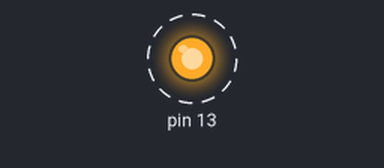
The sketch below on a simulated Arduino Uno, built with avr-gcc and run on an emulated ATmega328P. Shown: output pins drawn as LEDs (lit = HIGH). Dashed ring = blinking. What the sketch prints to the serial monitor is not drawn.

Above: at 0.1 s.
Timing chart, 0 to 3.0 s (numbered marks = the images above):
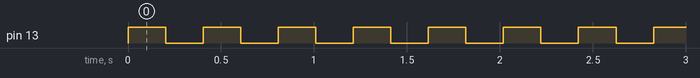

The sketch:

05_04_LUT.ino
```cpp
/*
  Blink: Function vs LookUp Table Benchmark
  Changes the state of an LED,
  and performs thousands of function calls
  repeatedly.
 */

// Use the following line to use LUT. Comment it for regular function.
#define USE_LUT

// Use the following line to calculate logarithm. Comment it for squares.
//#define USE_LOG

// Use the following line to report back to the serial monitor.
#define MEASURE


#define MASK(x) ((unsigned char)(1<<(x)))

#ifdef MEASURE
  uint32_t StartTime, CurrentTime;
#endif

#ifdef USE_LUT
  #ifdef USE_LOG
    // LookUp Table for the base 10 logarithm of 0 through 255.
    const double log_LUT[256] PROGMEM = {-1.0E30, 0.000000, 0.301030, 0.477121, 0.602060,
    0.698970, 0.778151, 0.845098, 0.903090, 0.954243, 1.000000, 1.041393, 1.079181,
    1.113943, 1.146128, 1.176091, 1.204120, 1.230449, 1.255273, 1.278754, 1.301030,
    1.322219, 1.342423, 1.361728, 1.380211, 1.397940, 1.414973, 1.431364, 1.447158,
    1.462398, 1.477121, 1.491362, 1.505150, 1.518514, 1.531479, 1.544068, 1.556303,
    1.568202, 1.579784, 1.591065, 1.602060, 1.612784, 1.623249, 1.633468, 1.643453,
    1.653213, 1.662758, 1.672098, 1.681241, 1.690196, 1.698970, 1.707570, 1.716003,
    1.724276, 1.732394, 1.740363, 1.748188, 1.755875, 1.763428, 1.770852, 1.778151,
    1.785330, 1.792392, 1.799341, 1.806180, 1.812913, 1.819544, 1.826075, 1.832509,
    1.838849, 1.845098, 1.851258, 1.857332, 1.863323, 1.869232, 1.875061, 1.880814,
    1.886491, 1.892095, 1.897627, 1.903090, 1.908485, 1.913814, 1.919078, 1.924279,
    1.929419, 1.934498, 1.939519, 1.944483, 1.949390, 1.954243, 1.959041, 1.963788,
    1.968483, 1.973128, 1.977724, 1.982271, 1.986772, 1.991226, 1.995635, 2.000000,
    2.004321, 2.008600, 2.012837, 2.017033, 2.021189, 2.025306, 2.029384, 2.033424,
    2.037426, 2.041393, 2.045323, 2.049218, 2.053078, 2.056905, 2.060698, 2.064458,
    2.068186, 2.071882, 2.075547, 2.079181, 2.082785, 2.086360, 2.089905, 2.093422,
    2.096910, 2.100371, 2.103804, 2.107210, 2.110590, 2.113943, 2.117271, 2.120574,
    2.123852, 2.127105, 2.130334, 2.133539, 2.136721, 2.139879, 2.143015, 2.146128,
    2.149219, 2.152288, 2.155336, 2.158362, 2.161368, 2.164353, 2.167317, 2.170262,
    2.173186, 2.176091, 2.178977, 2.181844, 2.184691, 2.187521, 2.190332, 2.193125,
    2.195900, 2.198657, 2.201397, 2.204120, 2.206826, 2.209515, 2.212188, 2.214844,
    2.217484, 2.220108, 2.222716, 2.225309, 2.227887, 2.230449, 2.232996, 2.235528,
    2.238046, 2.240549, 2.243038, 2.245513, 2.247973, 2.250420, 2.252853, 2.255273,
    2.257679, 2.260071, 2.262451, 2.264818, 2.267172, 2.269513, 2.271842, 2.274158,
    2.276462, 2.278754, 2.281033, 2.283301, 2.285557, 2.287802, 2.290035, 2.292256,
    2.294466, 2.296665, 2.298853, 2.301030, 2.303196, 2.305351, 2.307496, 2.309630,
    2.311754, 2.313867, 2.315970, 2.318063, 2.320146, 2.322219, 2.324282, 2.326336,
    2.328380, 2.330414, 2.332438, 2.334454, 2.336460, 2.338456, 2.340444, 2.342423,
    2.344392, 2.346353, 2.348305, 2.350248, 2.352183, 2.354108, 2.356026, 2.357935,
    2.359835, 2.361728, 2.363612, 2.365488, 2.367356, 2.369216, 2.371068, 2.372912,
    2.374748, 2.376577, 2.378398, 2.380211, 2.382017, 2.383815, 2.385606, 2.387390,
    2.389166, 2.390935, 2.392697, 2.394452, 2.396199, 2.397940, 2.399674, 2.401401,
    2.403121, 2.404834, 2.406540};
  #else
    // LookUp Table for the square of 0 through 255.
    const uint32_t sq_LUT[256] PROGMEM = {0, 1, 4, 9, 16, 25, 36, 49, 64, 81, 100, 121, 144,
    169, 196, 225, 256, 289, 324, 361, 400, 441, 484, 529, 576, 625, 676, 729, 784,
    841, 900, 961, 1024, 1089, 1156, 1225, 1296, 1369, 1444, 1521, 1600, 1681, 1764,
    1849, 1936, 2025, 2116, 2209, 2304, 2401, 2500, 2601, 2704, 2809, 2916, 3025,
    3136, 3249, 3364, 3481, 3600, 3721, 3844, 3969, 4096, 4225, 4356, 4489, 4624,
    4761, 4900, 5041, 5184, 5329, 5476, 5625, 5776, 5929, 6084, 6241, 6400, 6561,
    6724, 6889, 7056, 7225, 7396, 7569, 7744, 7921, 8100, 8281, 8464, 8649, 8836,
    9025, 9216, 9409, 9604, 9801, 10000, 10201, 10404, 10609, 10816, 11025, 11236,
    11449, 11664, 11881, 12100, 12321, 12544, 12769, 12996, 13225, 13456, 13689,
    13924, 14161, 14400, 14641, 14884, 15129, 15376, 15625, 15876, 16129, 16384,
    16641, 16900, 17161, 17424, 17689, 17956, 18225, 18496, 18769, 19044, 19321,
    19600, 19881, 20164, 20449, 20736, 21025, 21316, 21609, 21904, 22201, 22500,
    22801, 23104, 23409, 23716, 24025, 24336, 24649, 24964, 25281, 25600, 25921,
    26244, 26569, 26896, 27225, 27556, 27889, 28224, 28561, 28900, 29241, 29584,
    29929, 30276, 30625, 30976, 31329, 31684, 32041, 32400, 32761, 33124, 33489,
    33856, 34225, 34596, 34969, 35344, 35721, 36100, 36481, 36864, 37249, 37636,
    38025, 38416, 38809, 39204, 39601, 40000, 40401, 40804, 41209, 41616, 42025,
    42436, 42849, 43264, 43681, 44100, 44521, 44944, 45369, 45796, 46225, 46656,
    47089, 47524, 47961, 48400, 48841, 49284, 49729, 50176, 50625, 51076, 51529,
    51984, 52441, 52900, 53361, 53824, 54289, 54756, 55225, 55696, 56169, 56644,
    57121, 57600, 58081, 58564, 59049, 59536, 60025, 60516, 61009, 61504, 62001,
    62500, 63001, 63504, 64009, 64516, 65025};
  #endif
#else
  #ifndef USE_LOG
    // Regular function for the square of 0 through 255.
    uint32_t sq_func(uint8_t x){
      return (uint32_t)x*x;
    }
  #endif
#endif

// x is a placeholder variable to make use of the functions/LUTs.
// It's a double for logarithms, and a 32 bit integer for squares.
#ifdef USE_LOG
  volatile double x = 0.0;
#else
  volatile uint32_t x = 0;
#endif

void setup() {
  DDRB |= MASK(5);   // The LED pin is output. Mask: 00100000
  Serial.begin(9600);
}

void loop() {
  PORTB ^= MASK(5);  // Toggle LED

  // j is the main loop variable. Logarithms take longer, so different values are used.
  #ifdef USE_LOG
    uint32_t j = 100;
  #else
    uint32_t j = 600;
  #endif

  #ifdef MEASURE
    StartTime = millis();
  #endif

  while(j--)
    for(uint8_t i=0; i<255; i++){ // Call functions 255 times, according to #define symbols
      #ifdef USE_LUT
        #ifdef USE_LOG
          x = log_LUT[i];   // Using base 10 logarithm LookUp Table
        #else
          x = sq_LUT[i];    // Using square LookUp Table
        #endif
      #else
        #ifdef USE_LOG
          x = log10(i);     // Using base 10 logarithm function from math.h
        #else
          x = sq_func(i);   // Using square function, defined above
        #endif
      #endif
    }

  #ifdef MEASURE
    CurrentTime = millis();
    Serial.print("Took ");
    Serial.print((float)(CurrentTime - StartTime)*0.001,3);
    Serial.print(" seconds\n");
  #endif
}
```

Measured:
- by itself, pin 13: alternates HIGH for 0.20 s and LOW for 0.20 s
